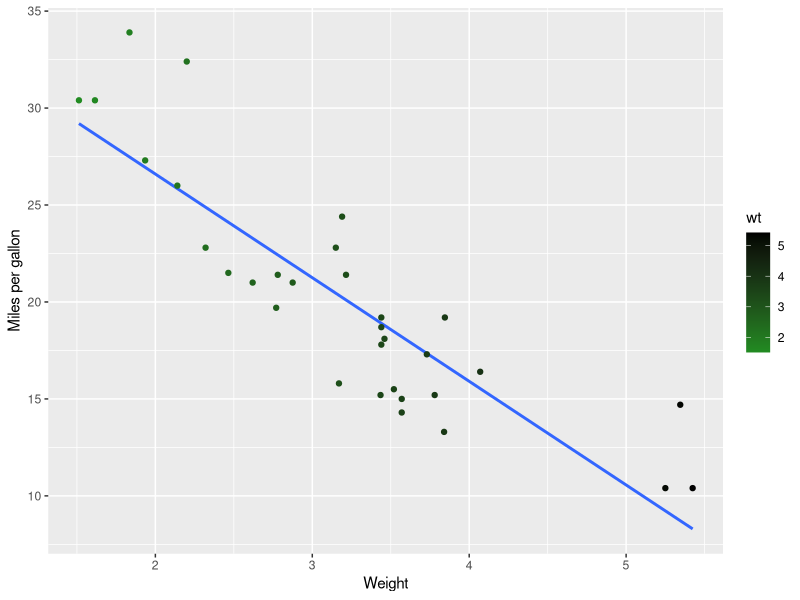
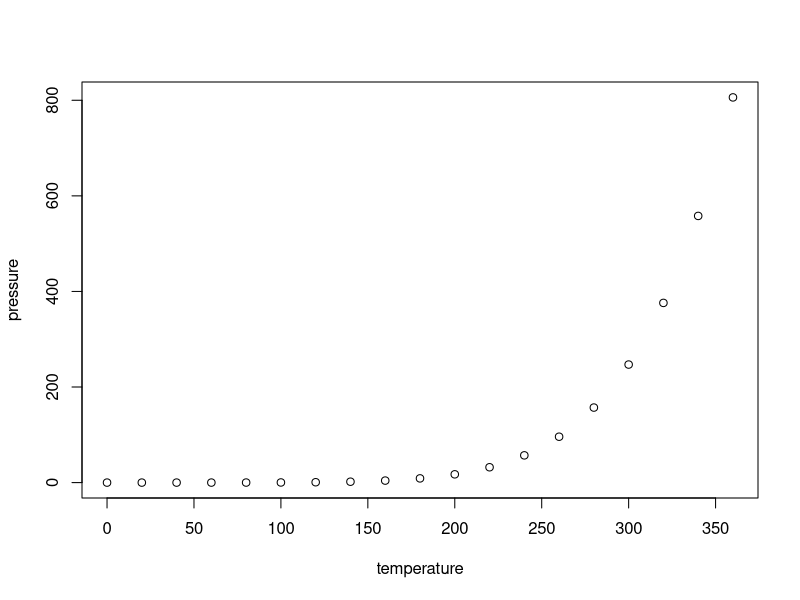

The R script that drew these images, in order:
## ---- chunk 1
#this is r code
summary(mtcars)

## ---- chunk 2
library(ggplot2)

data("mtcars")
ggplot(mtcars, aes(x=wt, y=mpg)) +
  geom_smooth(method=lm, se= FALSE) +
  geom_point(aes(color= wt)) + 
  xlab("Weight") + 
  ylab("Miles per gallon") + 
  scale_colour_gradient(low= "forestgreen", high= "black")
## ---- chunk 3

## ---- chunk 4
knitr::opts_chunk$set(echo = TRUE)
## ---- chunk 5
summary(cars)
## ---- chunk 6
plot(pressure)
